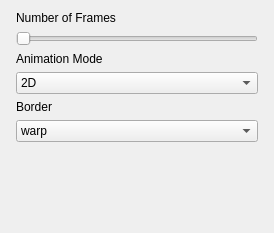
<?xml version="1.0" encoding="UTF-8"?>
<ui version="4.0">
 <class>txt2img_params</class>
 <widget class="QWidget" name="txt2img_params">
  <property name="geometry">
   <rect>
    <x>0</x>
    <y>0</y>
    <width>274</width>
    <height>233</height>
   </rect>
  </property>
  <property name="minimumSize">
   <size>
    <width>0</width>
    <height>206</height>
   </size>
  </property>
  <property name="baseSize">
   <size>
    <width>0</width>
    <height>206</height>
   </size>
  </property>
  <property name="windowTitle">
   <string>Animation Settings</string>
  </property>
  <property name="styleSheet">
   <string notr="true"/>
  </property>
  <layout class="QVBoxLayout" name="verticalLayout_2">
   <item>
    <layout class="QVBoxLayout" name="verticalLayout">
     <property name="leftMargin">
      <number>5</number>
     </property>
     <property name="rightMargin">
      <number>5</number>
     </property>
     <item>
      <widget class="QLabel" name="label">
       <property name="text">
        <string>Number of Frames</string>
       </property>
      </widget>
     </item>
     <item>
      <widget class="QSlider" name="horizontalSlider">
       <property name="orientation">
        <enum>Qt::Horizontal</enum>
       </property>
      </widget>
     </item>
     <item>
      <widget class="QLabel" name="label_2">
       <property name="text">
        <string>Animation Mode</string>
       </property>
      </widget>
     </item>
     <item>
      <widget class="QComboBox" name="comboBox">
       <item>
        <property name="text">
         <string>2D</string>
        </property>
       </item>
       <item>
        <property name="text">
         <string>3D</string>
        </property>
       </item>
      </widget>
     </item>
     <item>
      <widget class="QLabel" name="label_3">
       <property name="text">
        <string>Border</string>
       </property>
      </widget>
     </item>
     <item>
      <widget class="QComboBox" name="comboBox_2">
       <item>
        <property name="text">
         <string>warp</string>
        </property>
       </item>
       <item>
        <property name="text">
         <string>replicate</string>
        </property>
       </item>
      </widget>
     </item>
     <item>
      <spacer name="verticalSpacer">
       <property name="orientation">
        <enum>Qt::Vertical</enum>
       </property>
       <property name="sizeHint" stdset="0">
        <size>
         <width>20</width>
         <height>40</height>
        </size>
       </property>
      </spacer>
     </item>
    </layout>
   </item>
  </layout>
 </widget>
 <resources/>
 <connections/>
</ui>
